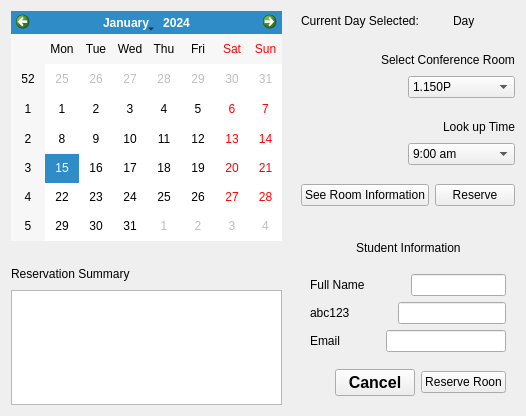
              <widget class="QWidget" name="fr_conf_register">
               <attribute name="title">
                <string>Conference Rooms</string>
               </attribute>
               <layout class="QVBoxLayout" name="verticalLayout_56">
                <item>
                 <layout class="QHBoxLayout" name="horizontalLayout_75" stretch="3,0,2">
                  <item>
                   <layout class="QVBoxLayout" name="verticalLayout_53" stretch="2,0,0,1">
                    <item>
                     <widget class="QCalendarWidget" name="conference_calendar"/>
                    </item>
                    <item>
                     <spacer name="verticalSpacer_30">
                      <property name="orientation">
                       <enum>Qt::Vertical</enum>
                      </property>
                      <property name="sizeHint" stdset="0">
                       <size>
                        <width>20</width>
                        <height>17</height>
                       </size>
                      </property>
                     </spacer>
                    </item>
                    <item>
                     <layout class="QHBoxLayout" name="horizontalLayout_63">
                      <item>
                       <widget class="QLabel" name="label_67">
                        <property name="text">
                         <string>Reservation Summary</string>
                        </property>
                       </widget>
                      </item>
                      <item>
                       <spacer name="horizontalSpacer_51">
                        <property name="orientation">
                         <enum>Qt::Horizontal</enum>
                        </property>
                        <property name="sizeHint" stdset="0">
                         <size>
                          <width>40</width>
                          <height>20</height>
                         </size>
                        </property>
                       </spacer>
                      </item>
                     </layout>
                    </item>
                    <item>
                     <widget class="QTextBrowser" name="conference_room_text"/>
                    </item>
                   </layout>
                  </item>
                  <item>
                   <spacer name="horizontalSpacer_58">
                    <property name="orientation">
                     <enum>Qt::Horizontal</enum>
                    </property>
                    <property name="sizeHint" stdset="0">
                     <size>
                      <width>13</width>
                      <height>20</height>
                     </size>
                    </property>
                   </spacer>
                  </item>
                  <item>
                   <layout class="QVBoxLayout" name="verticalLayout_55">
                    <item>
                     <layout class="QHBoxLayout" name="horizontalLayout_64">
                      <item>
                       <widget class="QLabel" name="label_63">
                        <property name="text">
                         <string>Current Day Selected:</string>
                        </property>
                       </widget>
                      </item>
                      <item>
                       <spacer name="horizontalSpacer_59">
                        <property name="orientation">
                         <enum>Qt::Horizontal</enum>
                        </property>
                        <property name="sizeHint" stdset="0">
                         <size>
                          <width>13</width>
                          <height>20</height>
                         </size>
                        </property>
                       </spacer>
                      </item>
                      <item>
                       <widget class="QLabel" name="current_date_label">
                        <property name="text">
                         <string>Day</string>
                        </property>
                       </widget>
                      </item>
                      <item>
                       <spacer name="horizontalSpacer_60">
                        <property name="orientation">
                         <enum>Qt::Horizontal</enum>
                        </property>
                        <property name="sizeHint" stdset="0">
                         <size>
                          <width>40</width>
                          <height>20</height>
                         </size>
                        </property>
                       </spacer>
                      </item>
                     </layout>
                    </item>
                    <item>
                     <spacer name="verticalSpacer_31">
                      <property name="orientation">
                       <enum>Qt::Vertical</enum>
                      </property>
                      <property name="sizeHint" stdset="0">
                       <size>
                        <width>20</width>
                        <height>13</height>
                       </size>
                      </property>
                     </spacer>
                    </item>
                    <item>
                     <layout class="QHBoxLayout" name="horizontalLayout_65">
                      <item>
                       <spacer name="horizontalSpacer_61">
                        <property name="orientation">
                         <enum>Qt::Horizontal</enum>
                        </property>
                        <property name="sizeHint" stdset="0">
                         <size>
                          <width>40</width>
                          <height>20</height>
                         </size>
                        </property>
                       </spacer>
                      </item>
                      <item>
                       <widget class="QLabel" name="label_65">
                        <property name="text">
                         <string>Select Conference Room</string>
                        </property>
                       </widget>
                      </item>
                     </layout>
                    </item>
                    <item>
                     <layout class="QHBoxLayout" name="horizontalLayout_66" stretch="1,1">
                      <item>
                       <spacer name="horizontalSpacer_62">
                        <property name="orientation">
                         <enum>Qt::Horizontal</enum>
                        </property>
                        <property name="sizeHint" stdset="0">
                         <size>
                          <width>40</width>
                          <height>20</height>
                         </size>
                        </property>
                       </spacer>
                      </item>
                      <item>
                       <widget class="QComboBox" name="conference_rooms_combo">
                        <item>
                         <property name="text">
                          <string>1.150P</string>
                         </property>
                        </item>
                        <item>
                         <property name="text">
                          <string>1.150S</string>
                         </property>
                        </item>
                        <item>
                         <property name="text">
                          <string>1.150V</string>
                         </property>
                        </item>
                        <item>
                         <property name="text">
                          <string>1.150G</string>
                         </property>
                        </item>
                        <item>
                         <property name="text">
                          <string>1.150T</string>
                         </property>
                        </item>
                       </widget>
                      </item>
                     </layout>
                    </item>
                    <item>
                     <spacer name="verticalSpacer_32">
                      <property name="orientation">
                       <enum>Qt::Vertical</enum>
                      </property>
                      <property name="sizeHint" stdset="0">
                       <size>
                        <width>20</width>
                        <height>13</height>
                       </size>
                      </property>
                     </spacer>
                    </item>
                    <item>
                     <layout class="QHBoxLayout" name="horizontalLayout_67">
                      <item>
                       <spacer name="horizontalSpacer_63">
                        <property name="orientation">
                         <enum>Qt::Horizontal</enum>
                        </property>
                        <property name="sizeHint" stdset="0">
                         <size>
                          <width>40</width>
                          <height>20</height>
                         </size>
                        </property>
                       </spacer>
                      </item>
                      <item>
                       <widget class="QLabel" name="label_66">
                        <property name="text">
                         <string>Look up Time</string>
                        </property>
                       </widget>
                      </item>
                     </layout>
                    </item>
                    <item>
                     <layout class="QHBoxLayout" name="horizontalLayout_68" stretch="1,1">
                      <item>
                       <spacer name="horizontalSpacer_64">
                        <property name="orientation">
                         <enum>Qt::Horizontal</enum>
                        </property>
                        <property name="sizeHint" stdset="0">
                         <size>
                          <width>40</width>
                          <height>20</height>
                         </size>
                        </property>
                       </spacer>
                      </item>
                      <item>
                       <widget class="QComboBox" name="conference_rooms_times_combo">
                        <item>
                         <property name="text">
                          <string>9:00 am</string>
                         </property>
                        </item>
                        <item>
                         <property name="text">
                          <string>9:30 am</string>
                         </property>
                        </item>
                        <item>
                         <property name="text">
                          <string>10:00 am</string>
                         </property>
                        </item>
                        <item>
                         <property name="text">
                          <string>10:30 am</string>
                         </property>
                        </item>
                        <item>
                         <property name="text">
                          <string>11:00 am</string>
                         </property>
                        </item>
                        <item>
                         <property name="text">
                          <string>11:30 am</string>
                         </property>
                        </item>
                        <item>
                         <property name="text">
                          <string>12:00 pm</string>
                         </property>
                        </item>
                        <item>
                         <property name="text">
                          <string>12:30 pm</string>
                         </property>
                        </item>
                        <item>
                         <property name="text">
                          <string>1:00 pm</string>
                         </property>
                        </item>
                        <item>
                         <property name="text">
                          <string>1:30 pm</string>
                         </property>
                        </item>
                        <item>
                         <property name="text">
                          <string>2:00 pm</string>
                         </property>
                        </item>
                        <item>
                         <property name="text">
                          <string>2:30 pm</string>
                         </property>
                        </item>
                        <item>
                         <property name="text">
                          <string>3:00 pm</string>
                         </property>
                        </item>
                        <item>
                         <property name="text">
                          <string>3:30 pm</string>
                         </property>
                        </item>
                        <item>
                         <property name="text">
                          <string>4:00 pm</string>
                         </property>
                        </item>
                        <item>
                         <property name="text">
                          <string>4:30 pm</string>
                         </property>
                        </item>
                        <item>
                         <property name="text">
                          <string>5:00 pm</string>
                         </property>
                        </item>
                       </widget>
                      </item>
                     </layout>
                    </item>
                    <item>
                     <spacer name="verticalSpacer_33">
                      <property name="orientation">
                       <enum>Qt::Vertical</enum>
                      </property>
                      <property name="sizeHint" stdset="0">
                       <size>
                        <width>20</width>
                        <height>13</height>
                       </size>
                      </property>
                     </spacer>
                    </item>
                    <item>
                     <layout class="QHBoxLayout" name="horizontalLayout_69" stretch="1,0,1">
                      <item>
                       <widget class="QPushButton" name="conference_information_button">
                        <property name="text">
                         <string>See Room Information</string>
                        </property>
                       </widget>
                      </item>
                      <item>
                       <spacer name="horizontalSpacer_65">
                        <property name="orientation">
                         <enum>Qt::Horizontal</enum>
                        </property>
                        <property name="sizeHint" stdset="0">
                         <size>
                          <width>13</width>
                          <height>20</height>
                         </size>
                        </property>
                       </spacer>
                      </item>
                      <item>
                       <widget class="QPushButton" name="conference_reserve_button">
                        <property name="text">
                         <string>Reserve</string>
                        </property>
                       </widget>
                      </item>
                     </layout>
                    </item>
                    <item>
                     <spacer name="verticalSpacer_36">
                      <property name="orientation">
                       <enum>Qt::Vertical</enum>
                      </property>
                      <property name="sizeHint" stdset="0">
                       <size>
                        <width>20</width>
                        <height>17</height>
                       </size>
                      </property>
                     </spacer>
                    </item>
                    <item>
                     <widget class="QStackedWidget" name="conference_student_info">
                      <property name="currentIndex">
                       <number>0</number>
                      </property>
                      <widget class="QWidget" name="page">
                       <layout class="QVBoxLayout" name="verticalLayout_54">
                        <item>
                         <layout class="QHBoxLayout" name="horizontalLayout_70">
                          <item>
                           <spacer name="horizontalSpacer_66">
                            <property name="orientation">
                             <enum>Qt::Horizontal</enum>
                            </property>
                            <property name="sizeHint" stdset="0">
                             <size>
                              <width>40</width>
                              <height>20</height>
                             </size>
                            </property>
                           </spacer>
                          </item>
                          <item>
                           <widget class="QLabel" name="label_68">
                            <property name="text">
                             <string>Student Information</string>
                            </property>
                           </widget>
                          </item>
                          <item>
                           <spacer name="horizontalSpacer_67">
                            <property name="orientation">
                             <enum>Qt::Horizontal</enum>
                            </property>
                            <property name="sizeHint" stdset="0">
                             <size>
                              <width>40</width>
                              <height>20</height>
                             </size>
                            </property>
                           </spacer>
                          </item>
                         </layout>
                        </item>
                        <item>
                         <spacer name="verticalSpacer_34">
                          <property name="orientation">
                           <enum>Qt::Vertical</enum>
                          </property>
                          <property name="sizeHint" stdset="0">
                           <size>
                            <width>20</width>
                            <height>10</height>
                           </size>
                          </property>
                         </spacer>
                        </item>
                        <item>
                         <layout class="QHBoxLayout" name="horizontalLayout_71" stretch="0,0,1">
                          <item>
                           <widget class="QLabel" name="label_70">
                            <property name="text">
                             <string>Full Name</string>
                            </property>
                           </widget>
                          </item>
                          <item>
                           <spacer name="horizontalSpacer_69">
                            <property name="orientation">
                             <enum>Qt::Horizontal</enum>
                            </property>
                            <property name="sizeHint" stdset="0">
                             <size>
                              <width>40</width>
                              <height>20</height>
                             </size>
                            </property>
                           </spacer>
                          </item>
                          <item>
                           <widget class="QLineEdit" name="conference_full_name"/>
                          </item>
                         </layout>
                        </item>
                        <item>
                         <layout class="QHBoxLayout" name="horizontalLayout_72">
                          <item>
                           <widget class="QLabel" name="label_71">
                            <property name="text">
                             <string>abc123</string>
                            </property>
                           </widget>
                          </item>
                          <item>
                           <spacer name="horizontalSpacer_70">
                            <property name="orientation">
                             <enum>Qt::Horizontal</enum>
                            </property>
                            <property name="sizeHint" stdset="0">
                             <size>
                              <width>40</width>
                              <height>20</height>
                             </size>
                            </property>
                           </spacer>
                          </item>
                          <item>
                           <widget class="QLineEdit" name="conference_abc123">
                            <property name="maxLength">
                             <number>6</number>
                            </property>
                           </widget>
                          </item>
                         </layout>
                        </item>
                        <item>
                         <layout class="QHBoxLayout" name="horizontalLayout_73" stretch="0,0,1">
                          <item>
                           <widget class="QLabel" name="label_72">
                            <property name="text">
                             <string>Email</string>
                            </property>
                           </widget>
                          </item>
                          <item>
                           <spacer name="horizontalSpacer_71">
                            <property name="orientation">
                             <enum>Qt::Horizontal</enum>
                            </property>
                            <property name="sizeHint" stdset="0">
                             <size>
                              <width>40</width>
                              <height>20</height>
                             </size>
                            </property>
                           </spacer>
                          </item>
                          <item>
                           <widget class="QLineEdit" name="conference_email"/>
                          </item>
                         </layout>
                        </item>
                        <item>
                         <spacer name="verticalSpacer_35">
                          <property name="orientation">
                           <enum>Qt::Vertical</enum>
                          </property>
                          <property name="sizeHint" stdset="0">
                           <size>
                            <width>20</width>
                            <height>11</height>
                           </size>
                          </property>
                         </spacer>
                        </item>
                        <item>
                         <layout class="QHBoxLayout" name="horizontalLayout_74">
                          <item>
                           <spacer name="horizontalSpacer_68">
                            <property name="orientation">
                             <enum>Qt::Horizontal</enum>
                            </property>
                            <property name="sizeHint" stdset="0">
                             <size>
                              <width>40</width>
                              <height>20</height>
                             </size>
                            </property>
                           </spacer>
                          </item>
                          <item>
                           <widget class="QPushButton" name="conference_room_cancel_reserve">
                            <property name="font">
                             <font>
                              <pointsize>12</pointsize>
                              <weight>75</weight>
                              <bold>true</bold>
                             </font>
                            </property>
                            <property name="text">
                             <string>Cancel</string>
                            </property>
                           </widget>
                          </item>
                          <item>
                           <widget class="QPushButton" name="conference_reserve_room_last">
                            <property name="text">
                             <string>Reserve Roon</string>
                            </property>
                           </widget>
                          </item>
                         </layout>
                        </item>
                       </layout>
                      </widget>
                      <widget class="QWidget" name="page_2"/>
                     </widget>
                    </item>
                   </layout>
                  </item>
                 </layout>
                </item>
               </layout>
              </widget>
